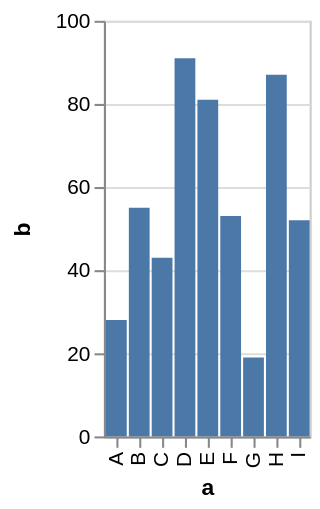

The specification (Vega-Lite) saved for this image:
### Vega specification from a JSON file in a GitHub repository (floating-point values rounded to 4 significant figures)
{"$schema": "https://vega.github.io/schema/vega/v3.0.json", "description": "A simple bar chart with embedded data.", "autosize": "pad", "padding": 5, "encode": {"update": {"stroke": {"value": "#ccc"}, "fill": {"value": "transparent"}}}, "data": [{"name": "source_0", "values": [{"a": "A", "b": 28}, {"a": "B", "b": 55}, {"a": "C", "b": 43}, {"a": "D", "b": 91}, {"a": "E", "b": 81}, {"a": "F", "b": 53}, {"a": "G", "b": 19}, {"a": "H", "b": 87}, {"a": "I", "b": 52}]}, {"name": "data_0", "source": "source_0", "transform": [{"type": "formula", "expr": "toNumber(datum[\"b\"])", "as": "b"}, {"type": "filter", "expr": "datum[\"b\"] !== null && !isNaN(datum[\"b\"])"}]}], "signals": [{"name": "x_step", "value": 11}, {"name": "width", "update": "bandspace(domain('x').length, 0.1, 0.05) * x_step"}, {"name": "height", "update": "200"}], "marks": [{"name": "marks", "type": "rect", "role": "bar", "style": ["bar"], "from": {"data": "data_0"}, "encode": {"update": {"x": {"scale": "x", "field": "a"}, "width": {"scale": "x", "band": true}, "y": {"scale": "y", "field": "b"}, "y2": {"scale": "y", "value": 0}, "fill": {"value": "#4c78a8"}}}}], "scales": [{"name": "x", "type": "band", "domain": {"data": "data_0", "field": "a", "sort": true}, "range": {"step": {"signal": "x_step"}}, "round": true, "paddingInner": 0.1, "paddingOuter": 0.05}, {"name": "y", "type": "linear", "domain": {"data": "data_0", "field": "b"}, "range": [{"signal": "height"}, 0], "round": true, "nice": true, "zero": true}], "axes": [{"scale": "x", "labelOverlap": true, "orient": "bottom", "title": "a", "zindex": 1, "encode": {"labels": {"update": {"angle": {"value": 270}, "align": {"value": "right"}, "baseline": {"value": "middle"}}}}}, {"scale": "y", "labelOverlap": true, "orient": "left", "tickCount": {"signal": "ceil(height/40)"}, "title": "b", "zindex": 1}, {"scale": "y", "domain": false, "grid": true, "labels": false, "maxExtent": 0, "minExtent": 0, "orient": "left", "tickCount": {"signal": "ceil(height/40)"}, "ticks": false, "zindex": 0, "gridScale": "x"}], "config": {"axis": {"domainColor": "#888", "tickColor": "#888"}, "axisY": {"minExtent": 30}}}
